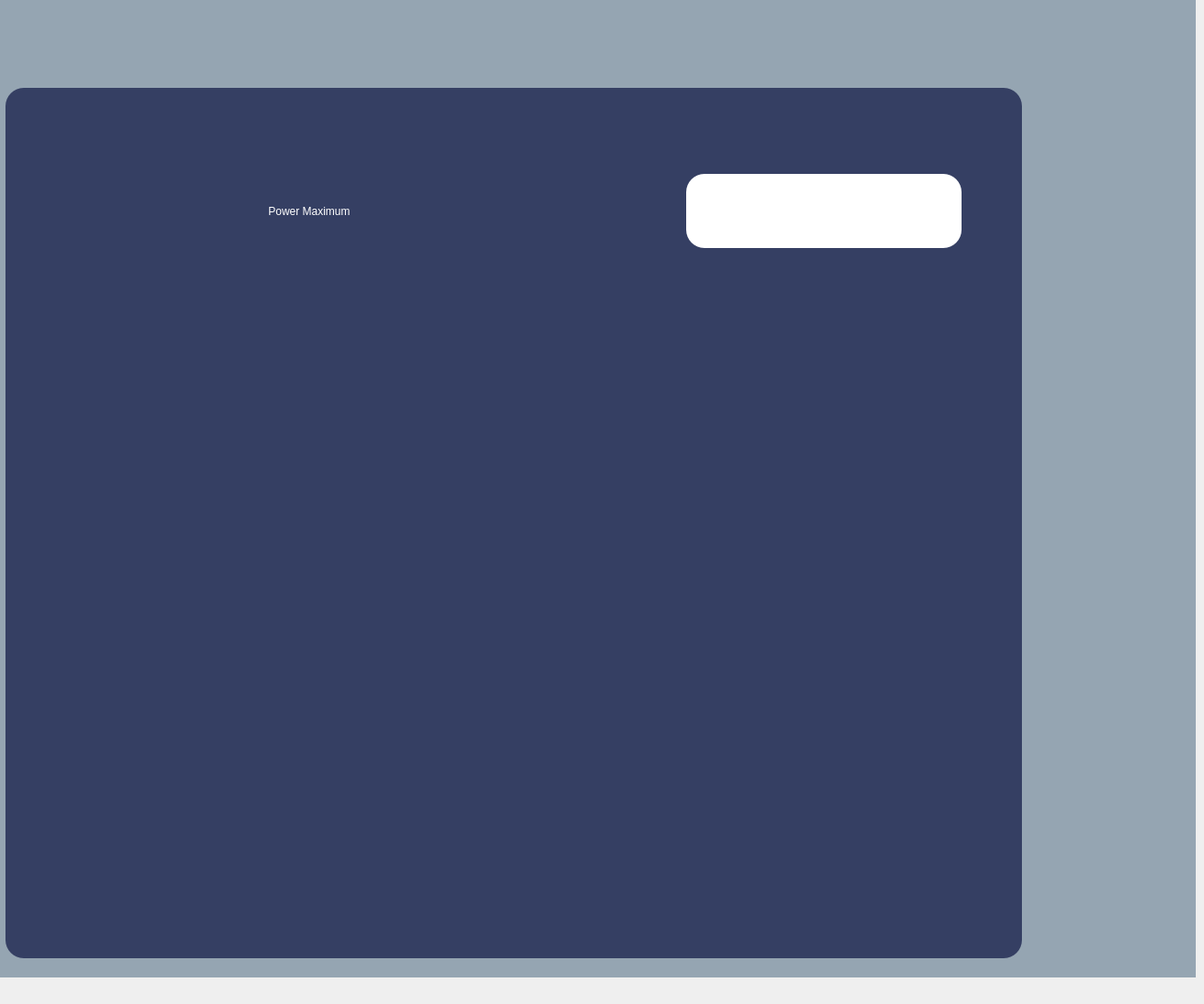
   <widget class="QWidget" name="tab_5">
    <attribute name="title">
     <string>DIA</string>
    </attribute>
    <widget class="QPushButton" name="pushButton_4">
     <property name="geometry">
      <rect>
       <x>760</x>
       <y>920</y>
       <width>321</width>
       <height>91</height>
      </rect>
     </property>
     <property name="styleSheet">
      <string notr="true">image: url(:/new/prefix1/img/save-button 1.png);
background-color: transparent;
border:none;</string>
     </property>
     <property name="text">
      <string/>
     </property>
    </widget>
    <widget class="QLineEdit" name="lineEdit_8">
     <property name="geometry">
      <rect>
       <x>750</x>
       <y>190</y>
       <width>301</width>
       <height>81</height>
      </rect>
     </property>
     <property name="styleSheet">
      <string notr="true">font: 45pt &quot;Ubuntu&quot;;
background-color: rgb(255, 255, 255);border-radius: 20px;</string>
     </property>
     <property name="text">
      <string/>
     </property>
     <property name="alignment">
      <set>Qt::AlignCenter</set>
     </property>
     <property name="readOnly">
      <bool>false</bool>
     </property>
    </widget>
    <widget class="QLabel" name="label_9">
     <property name="geometry">
      <rect>
       <x>290</x>
       <y>190</y>
       <width>461</width>
       <height>81</height>
      </rect>
     </property>
     <property name="styleSheet">
      <string notr="true">color: rgb(255, 255, 255);
font: 35pt &quot;Ubuntu&quot;;
background-color: rgba(191, 64, 64, 0);</string>
     </property>
     <property name="text">
      <string> Power Maximum</string>
     </property>
    </widget>
    <widget class="QLabel" name="label_15">
     <property name="geometry">
      <rect>
       <x>0</x>
       <y>-20</y>
       <width>1307</width>
       <height>1088</height>
      </rect>
     </property>
     <property name="styleSheet">
      <string notr="true">background-color: rgb(149, 165, 178);</string>
     </property>
     <property name="text">
      <string/>
     </property>
    </widget>
    <widget class="QLabel" name="label_25">
     <property name="geometry">
      <rect>
       <x>6</x>
       <y>96</y>
       <width>1111</width>
       <height>951</height>
      </rect>
     </property>
     <property name="styleSheet">
      <string notr="true">color: rgb(255, 255, 255);
font: 30pt &quot;Ubuntu&quot;;border-radius: 20px;
background-color: rgb(53, 63, 99);</string>
     </property>
     <property name="text">
      <string/>
     </property>
    </widget>
    <zorder>label_15</zorder>
    <zorder>label_25</zorder>
    <zorder>label_9</zorder>
    <zorder>lineEdit_8</zorder>
    <zorder>pushButton_4</zorder>
   </widget>
